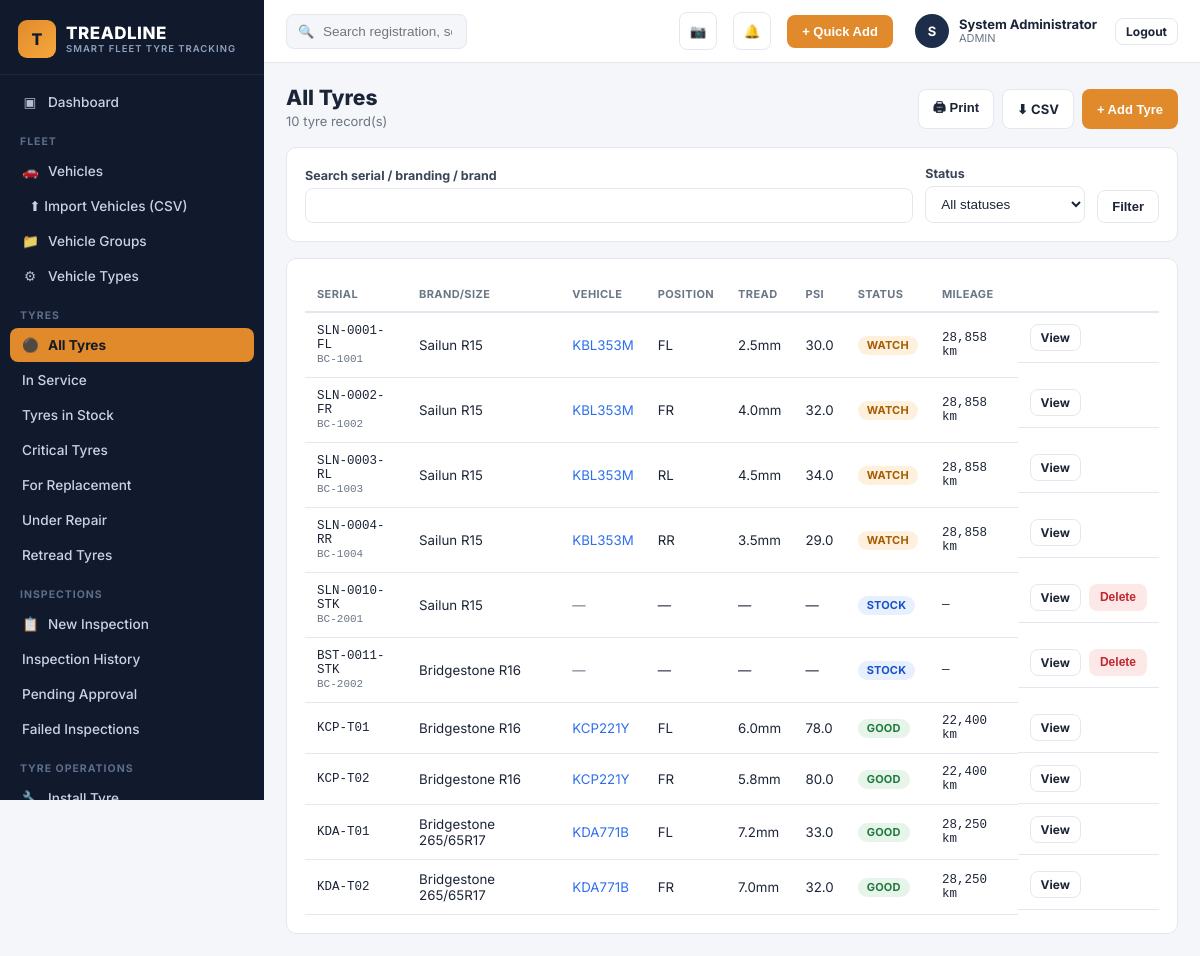
Page /tyres.php (signed in) on the committed database.
### tables this page shows
CREATE TABLE users (
    id INT AUTO_INCREMENT PRIMARY KEY,
    full_name VARCHAR(150) NOT NULL,
    username VARCHAR(100) UNIQUE NOT NULL,
    email VARCHAR(150) UNIQUE,
    password_hash VARCHAR(255) NOT NULL,
    role_id INT NOT NULL,
    branch_id INT NULL,
    phone VARCHAR(30),
    status ENUM('ACTIVE','SUSPENDED') DEFAULT 'ACTIVE',
    remember_token VARCHAR(255) NULL,
    reset_token VARCHAR(255) NULL,
    reset_expires DATETIME NULL,
    last_login DATETIME NULL,
    created_at DATETIME DEFAULT CURRENT_TIMESTAMP,
    FOREIGN KEY (role_id) REFERENCES roles(id)
);

CREATE TABLE roles (
    id INT AUTO_INCREMENT PRIMARY KEY,
    name VARCHAR(50) UNIQUE NOT NULL,
    description VARCHAR(255)
);

CREATE TABLE tyres (
    id INT AUTO_INCREMENT PRIMARY KEY,
    serial_number VARCHAR(100) UNIQUE NOT NULL,
    branding_code VARCHAR(100),
    brand VARCHAR(80) NOT NULL,
    model VARCHAR(80),
    size VARCHAR(30) NOT NULL,
    type ENUM('NEW','RETREAD','USED') DEFAULT 'NEW',
    new_tread_mm DECIMAL(4,1) NOT NULL DEFAULT 8.0,
    recommended_psi DECIMAL(5,1) NOT NULL DEFAULT 32.0,
    load_rating VARCHAR(20),
    speed_rating VARCHAR(10),
    purchase_date DATE,
    supplier_id INT,
    purchase_price DECIMAL(12,2) DEFAULT 0,
    warranty_info VARCHAR(150),
    expected_mileage INT DEFAULT 60000,
    expected_lifespan_days INT DEFAULT 730,
    storage_location VARCHAR(100),
     
    status ENUM('STOCK','IN_SERVICE','UNDER_REPAIR','RETREAD','REMOVED','SCRAP') DEFAULT 'STOCK',
     
    current_vehicle_id INT NULL,
    current_position VARCHAR(10) NULL,
    current_tread_mm DECIMAL(4,1) NULL,
    current_psi DECIMAL(5,1) NULL,
    install_odometer INT NULL,
    total_repairs INT DEFAULT 0,
    total_retreads INT DEFAULT 0,
    date_added DATE DEFAULT (CURRENT_DATE),
    created_at DATETIME DEFAULT CURRENT_TIMESTAMP,
    updated_at DATETIME DEFAULT CURRENT_TIMESTAMP ON UPDATE CURRENT_TIMESTAMP,
    FOREIGN KEY (supplier_id) REFERENCES suppliers(id),
    FOREIGN KEY (current_vehicle_id) REFERENCES vehicles(id)
);

CREATE TABLE vehicles (
    id INT AUTO_INCREMENT PRIMARY KEY,
    plate_number VARCHAR(30) UNIQUE NOT NULL,
    fleet_number VARCHAR(30),
    vehicle_type_id INT NOT NULL,
    make VARCHAR(60),
    model VARCHAR(60),
    year YEAR,
    vin VARCHAR(60),
    branch_id INT NOT NULL,
    department VARCHAR(100),
    driver_name VARCHAR(150),
    current_mileage INT DEFAULT 0,
    mileage_reading_date DATE,
    status ENUM('ACTIVE','MAINTENANCE','OUT_OF_SERVICE','SOLD','ARCHIVED') DEFAULT 'ACTIVE',
    spare_count INT NOT NULL DEFAULT 1,
    towed_by_vehicle_id INT NULL COMMENT 'For trailers: the truck/prime mover that tows this trailer, if any',
    photo VARCHAR(255),
    date_added DATE DEFAULT (CURRENT_DATE),
    created_at DATETIME DEFAULT CURRENT_TIMESTAMP,
    FOREIGN KEY (vehicle_type_id) REFERENCES vehicle_types(id),
    FOREIGN KEY (branch_id) REFERENCES branches(id),
    FOREIGN KEY (towed_by_vehicle_id) REFERENCES vehicles(id)
);

### includes/functions.php (called while the page is built, shortened)
<?php
function current_user(): ?array {
    static $cache = null;
    if ($cache !== null) return $cache;
    $stmt = db()->prepare("SELECT u.*, r.name AS role_name, b.name AS branch_name
                           FROM users u JOIN roles r ON u.role_id = r.id
                           LEFT JOIN branches b ON u.branch_id = b.id
                           WHERE u.id = ?");
    $stmt->execute([$_SESSION['user_id']]);
    $cache = $stmt->fetch() ?: null;
    return $cache;
}
function can_edit(): bool {
    $u = current_user();
    return $u && in_array($u['role_name'], ['ADMIN','FLEET_MANAGER','TYRE_INSPECTOR','SUPERVISOR'], true);
}
function get_setting(string $key, $default = null) {
    static $settings = null;
    if ($settings === null) {
        $settings = [];
        foreach (db()->query("SELECT setting_key, setting_value FROM settings") as $row) {
            $settings[$row['setting_key']] = $row['setting_value'];
        }
    }
    return $settings[$key] ?? $default;
}
function tread_status(float $tread_mm): string {
    $critical = (float) get_setting('tread_critical_mm', 2.0);
    $watch = (float) get_setting('tread_watch_mm', 5.0);
    if ($tread_mm < $watch) return 'WATCH';
    return 'GOOD';
}
function e(?string $s): string { return htmlspecialchars($s ?? '', ENT_QUOTES, 'UTF-8'); }
function badge_class(string $status): string {
    return match (strtoupper($status)) {
        'CRITICAL' => 'badge-critical',
        'WATCH','WARNING','LOW','HIGH','MAINTENANCE','PENDING' => 'badge-watch',
        'GOOD','EXCELLENT','NORMAL','ACTIVE','APPROVED','IN_SERVICE' => 'badge-good',
        'STOCK' => 'badge-info',
        default => 'badge-muted',
    };
}

### config/db.php (called while the page is built, shortened)
<?php
function db(): PDO {
    static $pdo = null;
    if ($pdo === null) {
        try {
            $pdo = new PDO(
                "mysql:host=" . DB_HOST . ";dbname=" . DB_NAME . ";charset=utf8mb4",
                DB_USER,
                DB_PASS,
                [
                    PDO::ATTR_ERRMODE => PDO::ERRMODE_EXCEPTION,
                    PDO::ATTR_DEFAULT_FETCH_MODE => PDO::FETCH_ASSOC,
                    PDO::ATTR_EMULATE_PREPARES => false,
                ]
            );
        } catch (PDOException $e) {
            http_response_code(500);
            die('<h2>Database connection failed</h2><p>' . htmlspecialchars($e->getMessage()) . '</p><p>Check <code>config/db.php</code> and run <code>sql/schema.sql</code> first. See README.md.</p>');
        }
    }
    return $pdo;
}

### tyres.php (the view, shortened to what this page needs)
<?php
$critical = (float) get_setting('tread_critical_mm', 2.0);
$where = ['1=1']; $params = [];
$whereSql = implode(' AND ', $where);
$stmt = db()->prepare("SELECT t.*, v.plate_number FROM tyres t LEFT JOIN vehicles v ON v.id=t.current_vehicle_id
  WHERE $whereSql ORDER BY t.updated_at DESC LIMIT 400");
$stmt->execute($params);
$tyres = $stmt->fetchAll();
include __DIR__ . '/includes/head.php';
include __DIR__ . '/includes/sidebar.php';
?>
<div class="tl-main">
<?php include __DIR__ . '/includes/topbar.php'; ?>
<div class="tl-content">
  <div class="tl-page-head">
    <div><h1>All Tyres</h1><div class="sub"><?= count($tyres) ?> tyre record(s)</div></div>
    <div class="flex gap-2 no-print">
      <button class="btn btn-outline" onclick="window.print()">🖨 Print</button>
      <a class="btn btn-outline" href="exports/tyres_csv.php?<?= e($_SERVER['QUERY_STRING']) ?>">⬇ CSV</a>
      <?php if (can_edit()): ?><button class="btn btn-accent" onclick="location.href='stock.php'">+ Add Tyre</button><?php endif; ?>
    </div>
  </div>
  <form class="tl-card no-print" style="margin-bottom:16px;display:flex;gap:12px;flex-wrap:wrap;align-items:end;">
    <div style="flex:1;min-width:200px;"><label class="form-label">Search serial / branding / brand</label><input class="form-control" name="q" value="<?= e($_GET['q'] ?? '') ?>"></div>
    <div style="min-width:160px;"><label class="form-label">Status</label>
      <select name="status" class="form-control">
        <option value="">All statuses</option>
      </select>
    </div>
    <button class="btn btn-outline">Filter</button>
  </form>
  <div class="tl-card">
    <table class="tl-table">
      <thead><tr><th>Serial</th><th>Brand/Size</th><th>Vehicle</th><th>Position</th><th>Tread</th><th>PSI</th><th>Status</th><th>Mileage</th><th></th></tr></thead>
      <tbody>
      <?php foreach ($tyres as $t): $ts = $t['current_tread_mm'] !== null ? tread_status((float)$t['current_tread_mm']) : null; ?>
        <tr>
          <td class="mono"><?= e($t['serial_number']) ?><br><span class="text-muted" style="font-size:11px;"><?= e($t['branding_code']) ?></span></td>
          <td><?= e($t['brand']) ?> <?= e($t['size']) ?></td>
          <td><?= $t['plate_number'] ? '<a href="vehicle_profile.php?id='.$t['current_vehicle_id'].'">'.e($t['plate_number']).'</a>' : '<span class="text-muted">—</span>' ?></td>
          <td><?= e($t['current_position'] ?? '—') ?></td>
          <td><?= $t['current_tread_mm']!==null ? number_format($t['current_tread_mm'],1).'mm' : '—' ?></td>
          <td><?= e($t['current_psi'] ?? '—') ?></td>
          <td><span class="badge <?= badge_class($ts ?? $t['status']) ?>"><?= $ts ?? $t['status'] ?></span></td>
          <td class="mono"><?php
            if ($t['status']==='IN_SERVICE' && $t['install_odometer']) {
              $vm = db()->prepare("SELECT current_mileage FROM vehicles WHERE id=?"); $vm->execute([$t['current_vehicle_id']]); $vmv = $vm->fetch();
              echo number_format(max(0,($vmv['current_mileage']??0)-$t['install_odometer'])).' km';
            } else { echo '—'; } ?></td>
          <td class="flex gap-2">
            <a class="btn btn-outline btn-sm" href="#" onclick="openTyreDetail(<?= $t['id'] ?>);return false;">View</a>
            <?php if (can_edit() && $t['status'] !== 'IN_SERVICE'): ?>
              <button class="btn btn-danger btn-sm" onclick="deleteTyre(<?= $t['id'] ?>,'<?= e(addslashes($t['serial_number'])) ?>')">Delete</button>
            <?php endif; ?>
          </td>
        </tr>
      <?php endforeach; if (!$tyres): ?><tr><td colspan="9" class="text-muted" style="text-align:center;padding:30px;">No tyres found.</td></tr><?php endif; ?>
      </tbody>
    </table>
  </div>
</div>
</div>
<?php include __DIR__ . '/includes/foot.php'; ?>

### includes/topbar.php (shortened to what this page needs)
<?php
$__u = current_user();
?>
<header class="tl-topbar">
  <form class="tl-search" action="search.php" method="get">
    <span class="ic">&#128269;</span>
    <input type="text" name="q" placeholder="Search registration, serial, branding code..." value="<?= e($_GET['q'] ?? '') ?>">
  </form>
  <button class="tl-icon-btn" title="Scan Tyre" onclick="location.href='scan.php'">&#128247;</button>
  <button class="tl-icon-btn" title="Notifications" onclick="location.href='alerts.php'">
    &#128276;
  </button>
  <button class="btn btn-accent" onclick="location.href='quick_add.php'">+ Quick Add</button>
  <div class="tl-profile">
    <div class="tl-avatar"><?= e(strtoupper(substr($__u['full_name'] ?? 'U',0,1))) ?></div>
    <div>
      <div class="name"><?= e($__u['full_name'] ?? '') ?></div>
      <div class="role"><?= e($__u['role_name'] ?? '') ?><?= !empty($__u['branch_name']) ? ' · '.e($__u['branch_name']) : '' ?></div>
    </div>
    <a href="logout.php" class="btn btn-outline btn-sm" style="margin-left:8px;">Logout</a>
  </div>
</header>

### assets/css/style.css (style rules this page uses)
:root { --tl-navy:#101a2c; --tl-navy-2:#16233b; --tl-navy-3:#1d2d4a; --tl-accent:#e08a2c; --tl-accent-2:#f5a83c; --tl-green:#2f9e5b; --tl-red:#dc3545; --tl-amber:#e69138; --tl-blue:#2f6fed; --tl-bg:#f4f6f9; --tl-card:#ffffff; --tl-border:#e4e8ee; --tl-text:#1c2537; --tl-text-muted:#6b7686; --radius:10px; font-size:15px; }
* { box-sizing:border-box; }
body { margin:0; background:var(--tl-bg); color:var(--tl-text); font-family:'Inter','Segoe UI',Roboto,Helvetica,Arial,sans-serif; -webkit-font-smoothing:antialiased; }
.tl-main { flex:1; min-width:0; display:flex; flex-direction:column; }
.tl-topbar { background:#fff; border-bottom:1px solid var(--tl-border); padding:12px 22px; display:flex; align-items:center; gap:16px; position:sticky; top:0; z-index:30; }
.tl-search { flex:1; max-width:420px; position:relative; }
.tl-search input { width:100%; padding:9px 14px 9px 36px; border-radius:8px; border:1px solid var(--tl-border); background:var(--tl-bg); font-size:13.5px; }
.tl-search .ic { position:absolute; left:12px; top:50%; transform:translateY(-50%); color:var(--tl-text-muted); font-size:13px; }
.tl-icon-btn { width:38px; height:38px; border-radius:8px; border:1px solid var(--tl-border); background:#fff; display:flex; align-items:center; justify-content:center; position:relative; cursor:pointer; color:var(--tl-text); }
.tl-profile { display:flex; align-items:center; gap:10px; padding-left:6px; }
.tl-avatar { width:34px; height:34px; border-radius:50%; background:var(--tl-navy-3); color:#fff; display:flex; align-items:center; justify-content:center; font-weight:700; font-size:13px; }
.tl-profile .name { font-size:13px; font-weight:700; line-height:1.1; }
.tl-profile .role { font-size:11px; color:var(--tl-text-muted); }
.tl-content { padding:22px; flex:1; }
.tl-page-head { display:flex; align-items:flex-end; justify-content:space-between; flex-wrap:wrap; gap:12px; margin-bottom:18px; }
.tl-page-head h1 { font-size:21px; margin:0 0 3px; font-weight:800; }
.tl-page-head .sub { color:var(--tl-text-muted); font-size:13px; }
.tl-card { background:var(--tl-card); border:1px solid var(--tl-border); border-radius:var(--radius); padding:18px; }
.badge { display:inline-block; padding:2.5px 9px; border-radius:20px; font-size:11px; font-weight:700; letter-spacing:.2px; }
.badge-watch { background:#fdf1de; color:#a85c00; }
.badge-good { background:#e6f4ea; color:#217a3f; }
.badge-info { background:#e8f0fe; color:#1a53c9; }
.tl-table { width:100%; border-collapse:collapse; font-size:13.3px; }
.tl-table th { text-align:left; font-size:11px; text-transform:uppercase; letter-spacing:.4px; color:var(--tl-text-muted); padding:10px 12px; border-bottom:2px solid var(--tl-border); font-weight:700; }
.tl-table td { padding:11px 12px; border-bottom:1px solid var(--tl-border); vertical-align:middle; }
.tl-table .mono { font-family:'SFMono-Regular',Consolas,monospace; font-size:12.5px; }
.btn { display:inline-flex; align-items:center; gap:6px; border-radius:8px; padding:8px 14px; font-size:13px; font-weight:700; cursor:pointer; border:1px solid transparent; }
.btn-accent { background:var(--tl-accent); color:#fff; }
.btn-outline { background:#fff; border:1px solid var(--tl-border); color:var(--tl-text); }
.btn-danger { background:#fde8e8; color:#c0272f; }
.btn-sm { padding:5px 10px; font-size:12px; }
.form-label { font-size:12.5px; font-weight:700; margin-bottom:5px; display:block; color:#3a4557; }
.form-control, select.form-control, textarea.form-control { width:100%; padding:9px 11px; border:1px solid var(--tl-border); border-radius:8px; font-size:13.5px; background:#fff; color:var(--tl-text); }
.text-muted { color:var(--tl-text-muted); }
.flex { display:flex; }
.gap-2 { gap:8px; }

### rows in the picture
users: full_name "S", full_name "System Administrator", role.name "ADMIN"
tyres: serial_number "SLN-0001-FL", branding_code "BC-1001", brand "Sailun", size "R15", current_vehicle.plate_number "KBL353M", current_position "FL", current_tread_mm "2.5", current_psi "30.0", current_tread_mm "WATCH", max(0,($vmv['current_mileage']??0)-$t['install_odometer']) "28,858"
tyres: serial_number "SLN-0002-FR", branding_code "BC-1002", brand "Sailun", size "R15", current_vehicle.plate_number "KBL353M", current_position "FR", current_tread_mm "4.0", current_psi "32.0", current_tread_mm "WATCH", max(0,($vmv['current_mileage']??0)-$t['install_odometer']) "28,858"
tyres: serial_number "SLN-0003-RL", branding_code "BC-1003", brand "Sailun", size "R15", current_vehicle.plate_number "KBL353M", current_position "RL", current_tread_mm "4.5", current_psi "34.0", current_tread_mm "WATCH", max(0,($vmv['current_mileage']??0)-$t['install_odometer']) "28,858"
tyres: serial_number "SLN-0004-RR", branding_code "BC-1004", brand "Sailun", size "R15", current_vehicle.plate_number "KBL353M", current_position "RR", current_tread_mm "3.5", current_psi "29.0", current_tread_mm "WATCH", max(0,($vmv['current_mileage']??0)-$t['install_odometer']) "28,858"
tyres: serial_number "SLN-0010-STK", branding_code "BC-2001", brand "Sailun", size "R15", current_position "—", current_psi "—", status "STOCK"
tyres: serial_number "BST-0011-STK", branding_code "BC-2002", brand "Bridgestone", size "R16", current_position "—", current_psi "—", status "STOCK"
tyres: serial_number "KCP-T01", brand "Bridgestone", size "R16", current_vehicle.plate_number "KCP221Y", current_position "FL", current_tread_mm "6.0", current_psi "78.0", current_tread_mm "GOOD", max(0,($vmv['current_mileage']??0)-$t['install_odometer']) "22,400"
tyres: serial_number "KCP-T02", brand "Bridgestone", size "R16", current_vehicle.plate_number "KCP221Y", current_position "FR", current_tread_mm "5.8", current_psi "80.0", current_tread_mm "GOOD", max(0,($vmv['current_mileage']??0)-$t['install_odometer']) "22,400"
tyres: serial_number "KDA-T01", brand "Bridgestone", size "265/65R17", current_vehicle.plate_number "KDA771B", current_position "FL", current_tread_mm "7.2", current_psi "33.0", current_tread_mm "GOOD", max(0,($vmv['current_mileage']??0)-$t['install_odometer']) "28,250"
tyres: serial_number "KDA-T02", brand "Bridgestone", size "265/65R17", current_vehicle.plate_number "KDA771B", current_position "FR", current_tread_mm "7.0", current_psi "32.0", current_tread_mm "GOOD", max(0,($vmv['current_mileage']??0)-$t['install_odometer']) "28,250"

### other values in the picture
count($tyres) "10"
